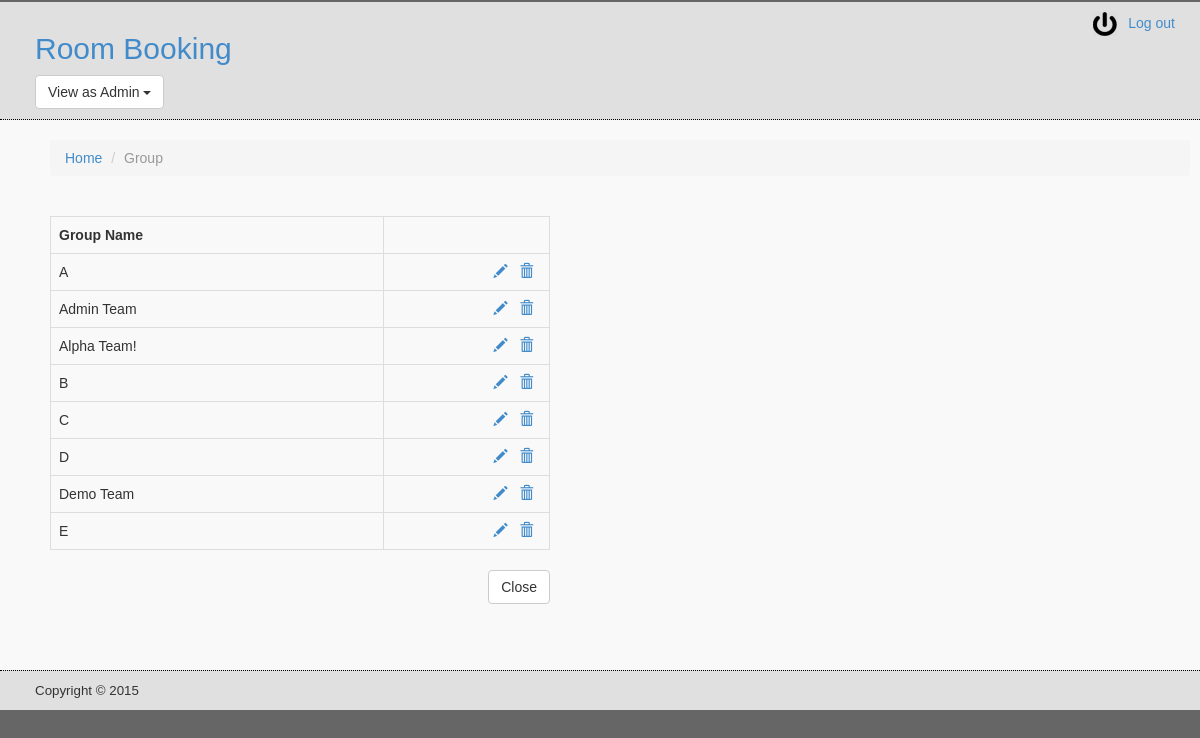
/PHP/admin-group.php (signed in), run on the app's committed database.
### tables this page shows
CREATE TABLE `tb_group` (
  `group_id` tinyint(3) unsigned NOT NULL AUTO_INCREMENT,
  `group_name` varchar(32) DEFAULT NULL,
  `created_by` int(11) NOT NULL,
  PRIMARY KEY (`group_id`)
);

### PHP/dbhandler.php (called while the page is built, shortened)
<?php
class dbhandler{
	private $connection, $host, $dbName, $user, $pass;
	public function __construct($dbName){
		$this->host = "localhost";
		$this->dbName = "roombooking";
		$this->user = "root";
		$this->pass = "";
	}
	private function connect(){
		try{
			$this->connection = new PDO("mysql:host=".$this->host.";dbname=".$this->dbName,$this->user,$this->pass);
			$this->connection->setAttribute(PDO::ATTR_ERRMODE, PDO::ERRMODE_SILENT);
			return true;
		}catch(PDOException $e){
			$this->error = $e->getMessage();
			$this->connection = null;
			return false;
		}
	}
	public function selectQuery($sql){
		$data = array();
		$this->sql = $sql;
		$query = $this->connection->query($this->sql);
		if($query==false){
			$errInfo = $this->connection->errorInfo();
			$this->error = $errInfo[2];
		}else{
			while($record = $query->fetch(PDO::FETCH_ASSOC)){
				array_push($data,$record);
			}
		}
		return $data;
	}
}
?>

### PHP/admin-group.php (the view, shortened to what this page needs)
<?php
require_once('dbhandler.php');
$db = new dbhandler('roombooking');
?>
<?php
include('header.php');
?>
<div class="container">
	<ol class="breadcrumb">
		<li><a href="admin.php">Home</a></li>
		<li class="active">Group</li>
	</ol>
	<br>
	<table class="table table-striped table-bordered table-hover"  style="width:500px;">
		<tr>
			<th style="width:200px;">Group Name</th>
			<th style="width:100px;">&nbsp;</th>
		</tr>
		<?php
			$data = $db->selectQuery("Select * from tb_group order by group_name");
			foreach($data as $d){
				echo "<tr>";
				echo "<td>".$d['group_name']."</td>";
				echo '<td style="text-align:right;">';
				echo '<a href="#" onclick="doEdit(\''.$d['group_id'].'\',\''.$d['group_name'].'\'); return false;" title="Edit"><span class="glyphicon glyphicon-pencil"></span></a> &nbsp; ';
				echo '<a href="#" onclick="doDelete(\''.$d['group_id'].'\'); return false;" title="Delete"><span class="glyphicon glyphicon-trash"></span></a> &nbsp; ';
				echo '</td>';
				echo "</tr>";
			}
		?>
	</table>
	<div style="width:500px;">
		<a href="admin.php" class="btn btn-default" style="float:right;">Close</a>
	</div>
</div>
<?php
include('footer.php');
?>

### PHP/css/customStyles.css (style rules this page uses)
body { font-family: arial, sans-serif; background-color: #666666 }

### data on the page
tb_group: group_name "A"
tb_group: group_name "Admin Team"
tb_group: group_name "Alpha Team!"
tb_group: group_name "B"
tb_group: group_name "C"
tb_group: group_name "D"
tb_group: group_name "Demo Team"
tb_group: group_name "E"
